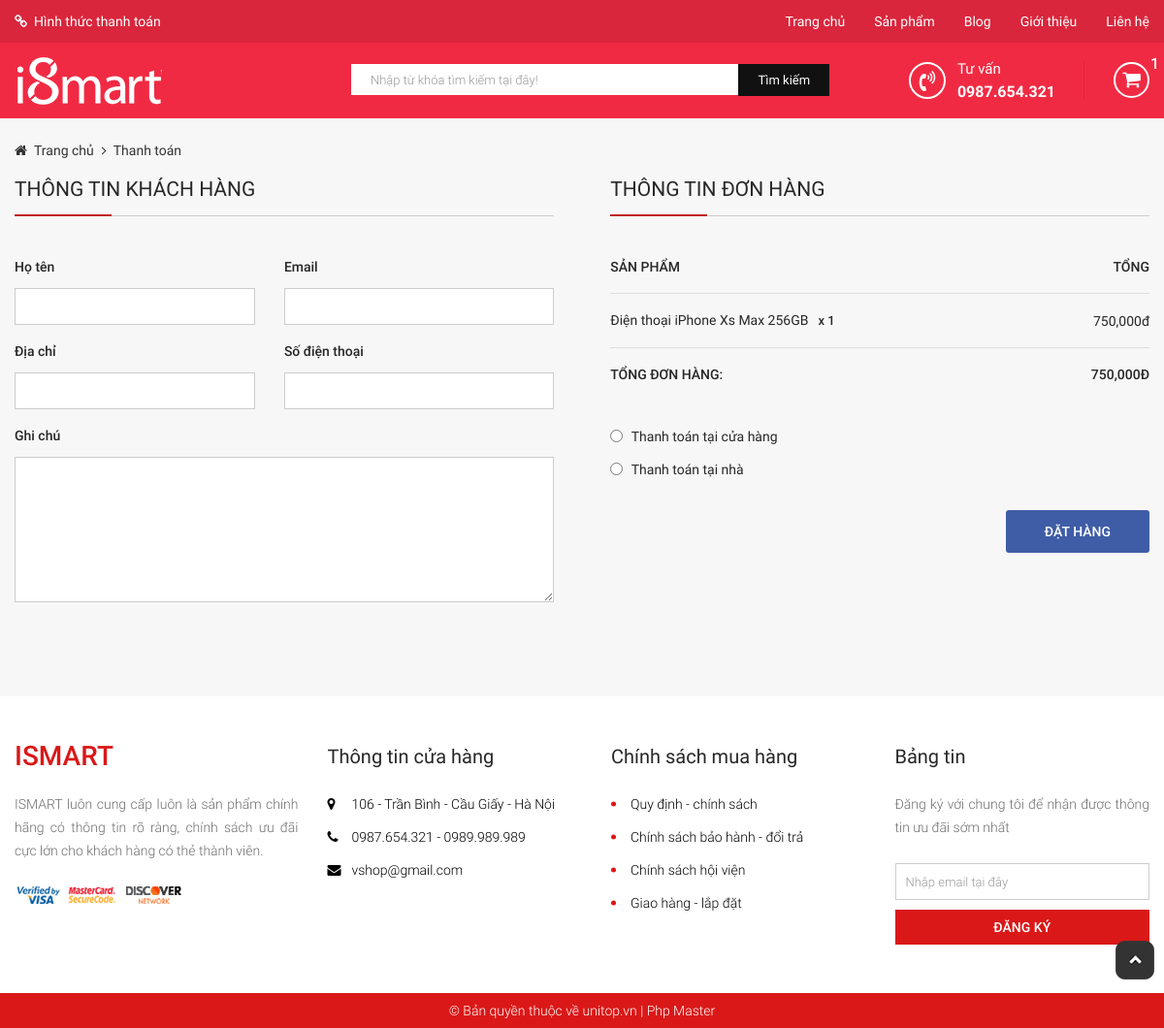
/?mod=checkout&controller=index&action=index&id=8, run on the app's committed database.
### tables this page shows
CREATE TABLE `tbl_product` (
  `product_id` int(11) NOT NULL,
  `product_title` varchar(110) NOT NULL,
  `product_code` varchar(110) NOT NULL,
  `product_price` int(14) NOT NULL,
  `product_desc` text NOT NULL,
  `product_content` text NOT NULL,
  `product_thumb` varchar(110) NOT NULL,
  `cat_id` int(11) NOT NULL,
  `status` enum('1','2','3') NOT NULL,
  `high_light` enum('1','2') DEFAULT NULL,
  `order_qty` int(11) DEFAULT NULL,
  `created_at` int(11) DEFAULT NULL,
  `created_update` int(11) DEFAULT NULL,
  `created_by` varchar(40) DEFAULT NULL
);

### modules/checkout/controllers/indexController.php (called while the page is built, shortened)
<?php
function indexAction() {
    if (isset($_GET['id'])) {
        $id = $_GET['id'];
        add_cart($id, 1);
    }
    $list_buy = get_list_buy_cart();
    $info_cart = get_info_cart();
    $data['list_buy'] = $list_buy;
    $data['info_cart'] = $info_cart;
    load_view('checkout', $data);
}

### libraries/database.php (called while the page is built, shortened)
<?php
function db_query($query_string) {
    global $conn;
    $result = mysqli_query($conn, $query_string);
    return $result;
}
function db_fetch_row($query_string) {
    $mysqli_result = db_query($query_string);
    $result = mysqli_fetch_assoc($mysqli_result);
    return $result;
}

### helper/product.php (called while the page is built, shortened)
<?php
function get_product_by_id($product_id) {
    $item = db_fetch_row("SELECT * FROM `tbl_product` WHERE `product_id` = {$product_id}");
    $item['product_url'] = "?mod=product&controller=detail&action=index&id={$item['product_id']}";
    $item['url_add_cart'] = "?mod=product&controller=detail&action=add&id={$item['product_id']}";
    return $item;
}

### helper/cart.php (called while the page is built, shortened)
<?php
function get_list_buy_cart() {
    if (isset($_SESSION['cart']['buy']))
        return $_SESSION['cart']['buy'];
    return false;
}
function get_info_cart() {
    if (isset($_SESSION['cart']['info']))
        return $_SESSION['cart']['info'];
}
function add_cart($id, $num_order) {
    $qty = $num_order;
    $item = get_product_by_id($id);
}
function update_info_cart() {
    $num_order = 0;
    $total = 0;
    if (isset($_SESSION['cart']['buy'])) {
        foreach ($_SESSION['cart']['buy'] as $item) {
            $num_order += $item['qty'];
            $total += $item['sub_total'];
        }
    }
}

### core/router.php (called while the page is built, shortened)
<?php
$action_name = get_action() . 'Action';
call_function(array('construct', $action_name));

### core/appload.php (called while the page is built, shortened)
<?php
require CONFIGPATH . DIRECTORY_SEPARATOR . 'database.php';
require LIBPATH . DIRECTORY_SEPARATOR . 'database.php';
require COREPATH . DIRECTORY_SEPARATOR . 'base.php';
require COREPATH . DIRECTORY_SEPARATOR . 'router.php';

### index.php (called while the page is built, shortened)
<?php
require COREPATH.DIRECTORY_SEPARATOR.'appload.php';

### helper/format.php (called while the page is built)
<?php
function currency_format($number, $suffix = 'đ'){
    return number_format($number).$suffix;
}

### modules/checkout/views/checkoutView.php (the view, shortened to what this page needs)
<div id="main-content-wp" class="checkout-page">
    <div class="section" id="breadcrumb-wp">
        <div class="wp-inner">
            <div class="section-detail">
                <ul class="list-item clearfix">
                    <li>
                        <a href="?page=home" title="">Trang chủ</a>
                    </li>
                    <li>
                        <a href="" title="">Thanh toán</a>
                    </li>
                </ul>
            </div>
        </div>
    </div>
    <form method="POST" action="?mod=checkout&controller=index&action=index" name="form-checkout">
        <div id="wrapper" class="wp-inner clearfix">
            <div class="section" id="customer-info-wp">
                <div class="section-head">
                    <h1 class="section-title">Thông tin khách hàng</h1>
                </div>
                <div class="section-detail">
                    <div class="form-row clearfix">
                        <div class="form-col fl-left">
                            <label for="fullname">Họ tên</label>
                            <input type="text" name="fullname" id="fullname" value="<?php echo set_value('fullname'); ?>">
                        </div>
                        <div class="form-col fl-right">
                            <label for="email">Email</label>
                            <input type="email" name="email" id="email" value="<?php echo set_value('email'); ?>">
                        </div>
                    </div>
                    <div class="form-row clearfix">
                        <div class="form-col fl-left">
                            <label for="address">Địa chỉ</label>
                            <input type="text" name="address" id="address" value="<?php echo set_value('address'); ?>">
                        </div>
                        <div class="form-col fl-right">
                            <label for="phone">Số điện thoại</label>
                            <input type="tel" name="phone" id="phone" value="<?php echo set_value('phone'); ?>">
                        </div>
                    </div>
                    <div class="form-row">
                        <div class="form-col">
                            <label for="note">Ghi chú</label>
                            <textarea name="note"><?php echo set_value('note'); ?></textarea>
                        </div>
                    </div>
                </div>
            </div>
            <div class="section" id="order-review-wp">
                <div class="section-head">
                    <h1 class="section-title">Thông tin đơn hàng</h1>
                </div>
                <div class="section-detail">
                    <?php if (!empty($list_buy)) {
                        ?>
                        <table class="shop-table">
                            <thead>
                                <tr>
                                    <td>Sản phẩm</td>
                                    <td>Tổng</td>
                                </tr>
                            </thead>
                            <tbody>
                                <?php foreach ($list_buy as $item) {
                                    ?>
                                    <tr class="cart-item">
                                        <td class="product-name"><?php echo $item['product_title']; ?><strong class="product-quantity">x <?php echo $item['qty']; ?></strong></td>
                                        <td class = "product-total"><?php echo currency_format($item['sub_total']); ?></td>
                                    </tr>
                                <?php }
                                ?>
                            </tbody>
                            <tfoot>
                                <?php if (!empty($info_cart)) {
                                    ?>
                                    <tr class="order-total">
                                        <td>Tổng đơn hàng:</td>
                                        <td><strong class="total-price"><?php echo currency_format($info_cart['total']); ?></strong></td>
                                    </tr>
                                <?php }
                                ?>
                            </tfoot>
                        </table>
                    <?php }
                    ?>
                    <div id="payment-checkout-wp">
                        <ul id="payment_methods">
                            <li>
                                <input type="radio" id="direct-payment" name="payment_method" value="direct-payment" <?php if(isset($_POST['payment_method']) && $_POST['payment_method'] == 'direct-payment') echo "checked='checked'";?>/>
                                <label for="direct-payment">Thanh toán tại cửa hàng</label>
                            </li>
                            <li>
                                <input type="radio" id="payment-home" name="payment_method" value="payment-home" <?php if(isset($_POST['payment_method']) && $_POST['payment_method'] == 'payment-home') echo "checked='checked'";?>/>
                                <label for="payment-home">Thanh toán tại nhà</label>
                            </li>
                        </ul>
                    </div>
                    <div class="place-order-wp clearfix">
                        <input type="submit" id="order-now" name="order-now" value="Đặt hàng">
                    </div>
                </div>
            </div>
        </div>
    </form>
</div>

### core/base.php (shortened to what this page needs)
<?php
function get_module() {
    global $config;
    $module = isset($_GET['mod']) ? $_GET['mod'] : $config['default_module'];
    return $module;
}
function call_function($list_function = array()) {
    if (is_array($list_function)) {
        foreach ($list_function as $f) {
            if (function_exists($f())) {
                $f();
            }
        }
    }
}
function load_view($name, $data_send = array()) {
    $data = $data_send;
    $path = MODULESPATH . DIRECTORY_SEPARATOR . get_module() . DIRECTORY_SEPARATOR . 'views' . DIRECTORY_SEPARATOR . $name . 'View.php';
    if (file_exists($path)) {
        require $path;
    } else {
        echo "Không tìm thấy {$path}";
    }
}
function get_header($name = '') {
    global $data;
    if (empty($name)) {
        $name = 'header';
    } else {
        $name = "header-{$name}";
    }
    $path = LAYOUTPATH . DIRECTORY_SEPARATOR . $name . '.php';
    if (file_exists($path)) {
        if (is_array($data)) {
            foreach ($data as $key => $a) {
                $$key = $a;
            }
        }
        require $path;
    } else {
        echo "Không tìm thấy {$path}";
    }
}
function get_footer($name = '') {
    global $data;
    if (empty($name)) {
        $name = 'footer';
    } else {
        $name = "footer-{$name}";
    }
    $path = LAYOUTPATH . DIRECTORY_SEPARATOR . $name . '.php';
    if (file_exists($path)) {
        if (is_array($data)) {
            foreach ($data as $key => $a) {
                $$key = $a;
            }
        }
        require $path;
    } else {
        echo "Không tìm thấy {$path}";
    }
}
?>

### public/css/import/global.css (style rules this page uses)
body { font-family: 'Roboto Regular'; font-size: 14px; line-height: normal; color: #272727; line-height: 24px; }
.wp-inner { width: 1170px; margin: 0px auto; }
.fl-left { float: left; }
.fl-right { float: right; }
ul li { list-style: none!important; }
a { text-decoration: none!important; }

### public/css/import/home.css (style rules this page uses)
#main-content-wp { background: #f7f7f7; padding-top: 25px; padding-bottom: 75px; }

### public/css/import/category_product.css (style rules this page uses)
#breadcrumb-wp { margin-bottom: 20px; }
#breadcrumb-wp .list-item li { float: left; }
#breadcrumb-wp .list-item li a { position: relative; display: block; color: #333; padding-left: 20px; line-height: normal; }
#breadcrumb-wp .list-item li:first-child a:before { position: absolute; content: '\f015'; font-family: 'FontAwesome'; top: 1px; left: 0; line-height: normal; }
#breadcrumb-wp .list-item li:nth-child(n+2) a:before { position: absolute; content: '\f105'; font-family: 'FontAwesome'; top: 1px; left: 8px; line-height: normal; }

### public/css/import/checkout.css (style rules this page uses)
#customer-info-wp { float: left; width: 47.5%; margin-right: 2.5%; }
#order-review-wp { float: right; width: 47.5%; margin-left: 2.5%; }
#customer-info-wp .section-head .section-title { font-size: 16px; }
#customer-info-wp .section-head .section-title, #order-review-wp .section-head .section-title { position: relative; display: block; font-size: 21px; color: #272727; text-transform: uppercase; line-height: normal; padding-bottom: 15px; margin-bottom: 40px; border-bottom: 1px solid #ccc; text-align: left; font-family: 'Roboto Regular'; font-weight: normal; }
#order-review-wp .section-head .section-title:before, #customer-info-wp .section-head .section-title:before { position: absolute; content: ''; bottom: -1px; width: 100px; height: 2px; background: #bf2424; left: 0px; }
#customer-info-wp .form-row { padding-bottom: 15px; }
#customer-info-wp .form-row label { display: block; padding-bottom: 10px; font-family: 'Roboto Medium'; font-weight: normal; }
#customer-info-wp .form-row .form-col { width: 50%; padding-right: 30px; }
#customer-info-wp .form-row .form-col:nth-child(2) { padding-right: 0; }
#customer-info-wp .form-row .form-col input[type="text"], #customer-info-wp .form-row .form-col input[type="email"], #customer-info-wp .form-row .form-col input[type="tel"], #customer-info-wp .form-row:nth-child(3) .form-col textarea { width: 100%; padding: 6px 12px; border: 1px solid #cccccc; }
#customer-info-wp .form-row:nth-child(3) .form-col { width: 100%; padding-right: 0; }
#customer-info-wp .form-row:nth-child(3) .form-col textarea { height: 150px; }
#order-review-wp .shop-table { width: 100%; text-align: left; }
#order-review-wp .shop-table tr td:nth-child(2) { text-align: right; }
#order-review-wp .shop-table thead tr { border-bottom: 1px solid #ddd; }
#order-review-wp .shop-table thead tr td { text-transform: uppercase; padding-bottom: 15px; text-transform: uppercase; font-family: 'Roboto Medium'; }
#order-review-wp .shop-table tbody tr td { padding: 15px 0px; border-bottom: 1px solid #ddd; display: table-cell; vertical-align: middle; }
#order-review-wp .shop-table tbody tr td .product-quantity { display: inline-block; padding-left: 10px; font-family: 'Roboto Medium'; font-weight: normal; font-size: 13px; }
#order-review-wp .shop-table tfoot tr td { padding: 15px 0px; text-transform: uppercase; font-family: 'Roboto Medium'; font-weight: normal; }
#payment-checkout-wp { margin-top: 25px; }
#payment-checkout-wp #payment_methods li { padding-bottom: 10px; }
#payment-checkout-wp #payment_methods li input[type="radio"] { position: relative; top: 1px; }
#payment-checkout-wp #payment_methods li label { display: inline-block; padding-left: 5px; }
.place-order-wp { margin-top: 20px; }
.place-order-wp input[type="submit"] { float: right; display: inline-block; padding: 10px 40px; text-transform: uppercase; border-radius: 3px; font-family: 'Roboto Medium'; font-weight: normal; border: none; outline: none; background: #3f5da6; color: #fff; }
.order-total .total-price { font-family: 'Roboto Medium'; font-weight: normal; }
.checkout-page #fullname, .checkout-page #phone, .checkout-page #email, .checkout-page #desire { margin-bottom: 0!important; }

### data on the page
tbl_product: product_title "Điện thoại iPhone Xs Max 256GB", qty "1", product_price "750,000đ", product_price "750,000Đ"
